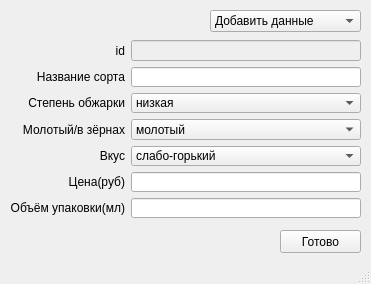
<?xml version="1.0" encoding="UTF-8"?>
<ui version="4.0">
 <class>MainWindow2</class>
 <widget class="QMainWindow" name="MainWindow2">
  <property name="geometry">
   <rect>
    <x>0</x>
    <y>0</y>
    <width>371</width>
    <height>284</height>
   </rect>
  </property>
  <property name="windowTitle">
   <string>Добавить/редактировать</string>
  </property>
  <widget class="QWidget" name="centralwidget">
   <widget class="QWidget" name="gridLayoutWidget">
    <property name="geometry">
     <rect>
      <x>10</x>
      <y>40</y>
      <width>351</width>
      <height>178</height>
     </rect>
    </property>
    <layout class="QGridLayout" name="gridLayout">
     <item row="4" column="0">
      <widget class="QLabel" name="label_5">
       <property name="text">
        <string>Вкус</string>
       </property>
       <property name="alignment">
        <set>Qt::AlignRight|Qt::AlignTrailing|Qt::AlignVCenter</set>
       </property>
      </widget>
     </item>
     <item row="5" column="1">
      <widget class="QLineEdit" name="lineEdit_price"/>
     </item>
     <item row="6" column="0">
      <widget class="QLabel" name="label_6">
       <property name="text">
        <string>Объём упаковки(мл)</string>
       </property>
       <property name="alignment">
        <set>Qt::AlignRight|Qt::AlignTrailing|Qt::AlignVCenter</set>
       </property>
      </widget>
     </item>
     <item row="5" column="0">
      <widget class="QLabel" name="label_4">
       <property name="text">
        <string>Цена(руб)</string>
       </property>
       <property name="alignment">
        <set>Qt::AlignRight|Qt::AlignTrailing|Qt::AlignVCenter</set>
       </property>
      </widget>
     </item>
     <item row="6" column="1">
      <widget class="QLineEdit" name="lineEdit_num"/>
     </item>
     <item row="1" column="0">
      <widget class="QLabel" name="label">
       <property name="text">
        <string>Название сорта</string>
       </property>
       <property name="alignment">
        <set>Qt::AlignRight|Qt::AlignTrailing|Qt::AlignVCenter</set>
       </property>
      </widget>
     </item>
     <item row="3" column="0">
      <widget class="QLabel" name="label_3">
       <property name="text">
        <string>Молотый/в зёрнах</string>
       </property>
       <property name="alignment">
        <set>Qt::AlignRight|Qt::AlignTrailing|Qt::AlignVCenter</set>
       </property>
      </widget>
     </item>
     <item row="1" column="1">
      <widget class="QLineEdit" name="lineEdit_name"/>
     </item>
     <item row="2" column="0">
      <widget class="QLabel" name="label_2">
       <property name="text">
        <string>Степень обжарки</string>
       </property>
       <property name="alignment">
        <set>Qt::AlignRight|Qt::AlignTrailing|Qt::AlignVCenter</set>
       </property>
      </widget>
     </item>
     <item row="0" column="1">
      <widget class="QLineEdit" name="lineEdit_id">
       <property name="enabled">
        <bool>false</bool>
       </property>
       <property name="dragEnabled">
        <bool>false</bool>
       </property>
       <property name="readOnly">
        <bool>false</bool>
       </property>
      </widget>
     </item>
     <item row="0" column="0">
      <widget class="QLabel" name="label_7">
       <property name="text">
        <string>id</string>
       </property>
       <property name="alignment">
        <set>Qt::AlignRight|Qt::AlignTrailing|Qt::AlignVCenter</set>
       </property>
      </widget>
     </item>
     <item row="2" column="1">
      <widget class="QComboBox" name="comboBox_level">
       <item>
        <property name="text">
         <string>низкая</string>
        </property>
       </item>
       <item>
        <property name="text">
         <string>средняя</string>
        </property>
       </item>
       <item>
        <property name="text">
         <string>высокая</string>
        </property>
       </item>
      </widget>
     </item>
     <item row="3" column="1">
      <widget class="QComboBox" name="comboBox_type">
       <item>
        <property name="text">
         <string>молотый</string>
        </property>
       </item>
       <item>
        <property name="text">
         <string>в зёрнах</string>
        </property>
       </item>
      </widget>
     </item>
     <item row="4" column="1">
      <widget class="QComboBox" name="comboBox_smell">
       <item>
        <property name="text">
         <string>слабо-горький</string>
        </property>
       </item>
       <item>
        <property name="text">
         <string>средне-горький</string>
        </property>
       </item>
       <item>
        <property name="text">
         <string>сильно-горький</string>
        </property>
       </item>
      </widget>
     </item>
    </layout>
   </widget>
   <widget class="QPushButton" name="pushButton_ready">
    <property name="geometry">
     <rect>
      <x>280</x>
      <y>230</y>
      <width>81</width>
      <height>23</height>
     </rect>
    </property>
    <property name="text">
     <string>Готово</string>
    </property>
   </widget>
   <widget class="QComboBox" name="comboBox">
    <property name="geometry">
     <rect>
      <x>210</x>
      <y>10</y>
      <width>151</width>
      <height>22</height>
     </rect>
    </property>
    <item>
     <property name="text">
      <string>Добавить данные</string>
     </property>
    </item>
    <item>
     <property name="text">
      <string>Редактировать данные</string>
     </property>
    </item>
   </widget>
   <widget class="QLabel" name="label_error">
    <property name="geometry">
     <rect>
      <x>30</x>
      <y>10</y>
      <width>47</width>
      <height>13</height>
     </rect>
    </property>
    <property name="text">
     <string/>
    </property>
   </widget>
  </widget>
  <widget class="QMenuBar" name="menubar">
   <property name="geometry">
    <rect>
     <x>0</x>
     <y>0</y>
     <width>371</width>
     <height>21</height>
    </rect>
   </property>
  </widget>
  <widget class="QStatusBar" name="statusbar"/>
 </widget>
 <resources/>
 <connections/>
</ui>
